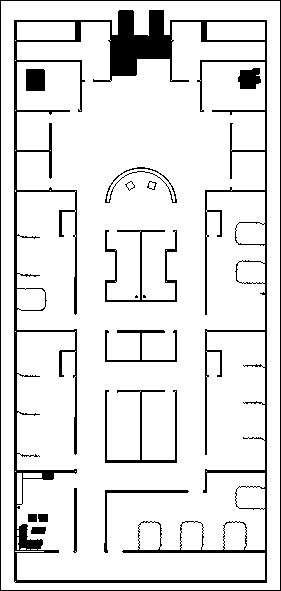
#> input picture src/dataset_sim_hospital_big/hospital_big_sim_original/label.png, 281 x 591 px
$ python hospital_object.py
#> lines starting #> are read from the running program, lines starting #| are printed output that depends on the picture
import sys

import math, random
import numpy as np

import matplotlib.pyplot as plt
import matplotlib.patches as patches

from PIL import Image
import networkx as nx # type: ignore

# HPD - Hospital Dataset
'''
File info:
    Name    - [hpd_object]
    Author  - [Ze]
    Exe     - [Yes]
File description:
    Single moving object interaction in hospital dataset (HPD) simulation.
File content:
    Graph               <class> - Define a map object.
    Moving_Object       <class> - Define a moving object.
    return_map          <func>  - Load the map.
    return_path         <func>  - Load a path.
Comments:
    281*591 (28.1m * 59.1m) square area: Everything is proportional to the real size.
'''

def return_map(map_path):
    '''281 * 591 area'''
    the_map = Image.open(map_path)
#> the_map is the input picture: PIL image 281x591 RGBA; mean R, G, B, A 226.9, 226.9, 226.9, 255
    return the_map

def return_path(start_node_index, num_traversed_nodes):
    assert(1<=start_node_index<=15)
    assert(2<=num_traversed_nodes<=10)
    graph = return_netgraph()
    noise = 10

    path_idx = [start_node_index]
    path = [graph.nodes[start_node_index]['pos']]
    for _ in range(num_traversed_nodes):
        connected_nodes_idx = list(graph.adj[path_idx[-1]])
        connected_nodes_idx = [x for x in connected_nodes_idx if x not in path_idx]
        if not connected_nodes_idx:
            break
        next_idx = random.choice(connected_nodes_idx) # NOTE: Change this to get desired path pattern
        path_idx.append(next_idx)
        path.append(graph.nodes[next_idx]['pos'])
    path = [(int(x[0])+random.randint(-noise, noise),
             int(x[1])+random.randint(-noise, noise)) for x in path]
    return path

def return_netgraph():
    nodes = {1: [67, 564], 2: [92, 564], 3: [115, 564],
             4: [92, 474], 5: [190, 474],
             6: [92, 375], 7: [190, 375],
             8: [92, 315], 9: [190, 315],
             10: [92, 214], 11: [190, 214],
             12: [92, 145], 13: [190, 145],
             14: [141, 145], 15: [141, 88],
            }
    edges = [(1, 2), (2, 3), (2, 4),
             (4, 5), (4, 6), (5, 7), (6, 7),
             (6, 8), (7, 9), (8, 10), (9, 11), (8, 9), (10, 11),
             (10, 12), (11, 13), (12, 14), (13, 14), (14, 15)
            ]

    G = nx.Graph()
    for p in nodes:
        G.add_node(p, pos=nodes[p])
    G.add_edges_from(edges)
    return G

class Graph:
    def __init__(self, map_path):
        if map_path is not None:
            self.the_map = return_map(map_path)
        else:
            self.the_map = None

    def get_path(self, start_node_index, num_traversed_nodes):
        self.path = return_path(start_node_index, num_traversed_nodes)
        return self.path

    def plot_map(self, ax):
        ax.imshow(self.the_map)

    def plot_path(self, ax, color='k--', path=None):
        this_path = self.path
        if path is not None:
            this_path = path
        for i in range(len(this_path)-1):
            ax.plot([this_path[i][0], this_path[i+1][0]], [this_path[i][1], this_path[i+1][1]], color)

class MovingObject():
    def __init__(self, current_position, stagger=0):
        self.stagger = stagger
        self.traj = [current_position]

    @staticmethod
    def motion_model(ts, state, action):
        x,y = state[0], state[1]
        vx, vy = action[0], action[1]
        x += ts*vx
        y += ts*vy
        return (x,y)

    def one_step(self, ts, action):
        self.traj.append(self.motion_model(ts, self.traj[-1], action))

    def run(self, path, ts=.2, vmax=0.5, random_stop=False):
        coming_path = path[1:]
        cnt = 0
        stop_cnt = random.randint(5, 15)
        while(len(coming_path)>0):
            cnt += 1

            stagger = random.choice([1,-1]) * random.randint(0,10)/10*self.stagger
            x, y = self.traj[-1][0], self.traj[-1][1]
            dist_to_next_goal = math.hypot(coming_path[0][0]-x, coming_path[0][1]-y)
            if dist_to_next_goal < (vmax*ts):
                coming_path.pop(0)
                continue
            else:
                dire = ((coming_path[0][0]-x)/dist_to_next_goal, (coming_path[0][1]-y)/dist_to_next_goal)
                action = (dire[0]*vmax+stagger, dire[1]*vmax+stagger)
                if random_stop and stop_cnt > 0:
                    action = (random.randint(-1,1)*1, random.randint(-1,1)*1)
                    stop_cnt -= 1
                self.one_step(ts, action)


if __name__ == '__main__':
    import os, sys
    import pathlib

    SIM_TIMES = 1
    root_dir = pathlib.Path(__file__).resolve().parents[2]
    map_path = os.path.join(root_dir, 'src', 'dataset_sim_hospital_big/hospital_big_sim_original', 'label.png')
    the_map = return_map(map_path=map_path)
    netgraph = return_netgraph()

    _, [ax1,ax2,ax3] = plt.subplots(1,3)
    [ax.set_aspect('equal', 'box') for ax in [ax1,ax2,ax3]]

    ax1.imshow(the_map)
    [ax1.plot(netgraph.nodes[n]['pos'][0], netgraph.nodes[n]['pos'][1], 'x') for n in list(netgraph.nodes)]
    [ax1.text(netgraph.nodes[n]['pos'][0], netgraph.nodes[n]['pos'][1], n) for n in list(netgraph.nodes)]
    ax2.imshow(np.ones_like(the_map))
    [ax2.plot(netgraph.nodes[n]['pos'][0], netgraph.nodes[n]['pos'][1], 'x') for n in list(netgraph.nodes)]
    [ax2.text(netgraph.nodes[n]['pos'][0], netgraph.nodes[n]['pos'][1], n) for n in list(netgraph.nodes)]
    nx.draw_networkx_edges(netgraph, nx.get_node_attributes(netgraph,'pos'), ax=ax1, edge_color='r')
    nx.draw_networkx_edges(netgraph, nx.get_node_attributes(netgraph,'pos'), ax=ax2, edge_color='r')

    ts = 0.2
    stagger = 1 + random.randint(1, 5)
    vmax = 7 + random.randint(1, 5) # 1m = 10px, reasonable speed is 8~12 px/s
    graph = Graph(map_path=map_path)
    for i in range(SIM_TIMES): # type: ignore
        print(i)
        ax3.cla()
        [ax3.plot(netgraph.nodes[n]['pos'][0], netgraph.nodes[n]['pos'][1], 'x') for n in list(netgraph.nodes)]
        [ax3.text(netgraph.nodes[n]['pos'][0], netgraph.nodes[n]['pos'][1], n) for n in list(netgraph.nodes)]
        # start_node_index = random.choice(range(39))
        start_node_index = random.choice(range(1,15))
        num_traversed_nodes = random.choice(range(5,10))

        path = graph.get_path(start_node_index=start_node_index, num_traversed_nodes=num_traversed_nodes)
        obj = MovingObject(path[0], stagger)
        obj.run(path, ts, vmax, random_stop=True)

        graph.plot_map(ax3)
        graph.plot_path(ax3, color='go--')
        ax3.plot(np.array(obj.traj)[:,0],np.array(obj.traj)[:,1],'.')

        plt.pause(0.5)
#> this loop made 1 pass
#> pass 1, `plt.pause(0.5)`:
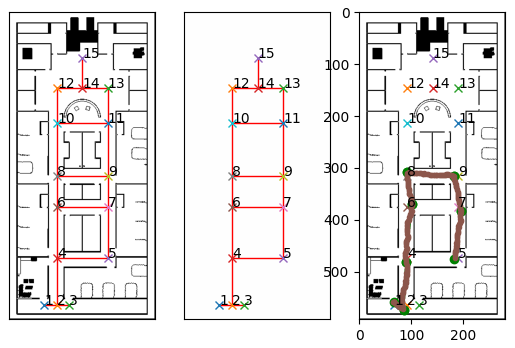
#> figure drawn by matplotlib, 3 panels

    plt.tight_layout()
    plt.show()
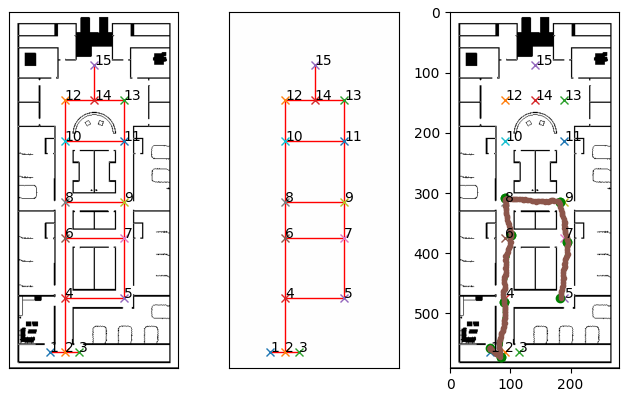
#> figure drawn by matplotlib, 3 panels
